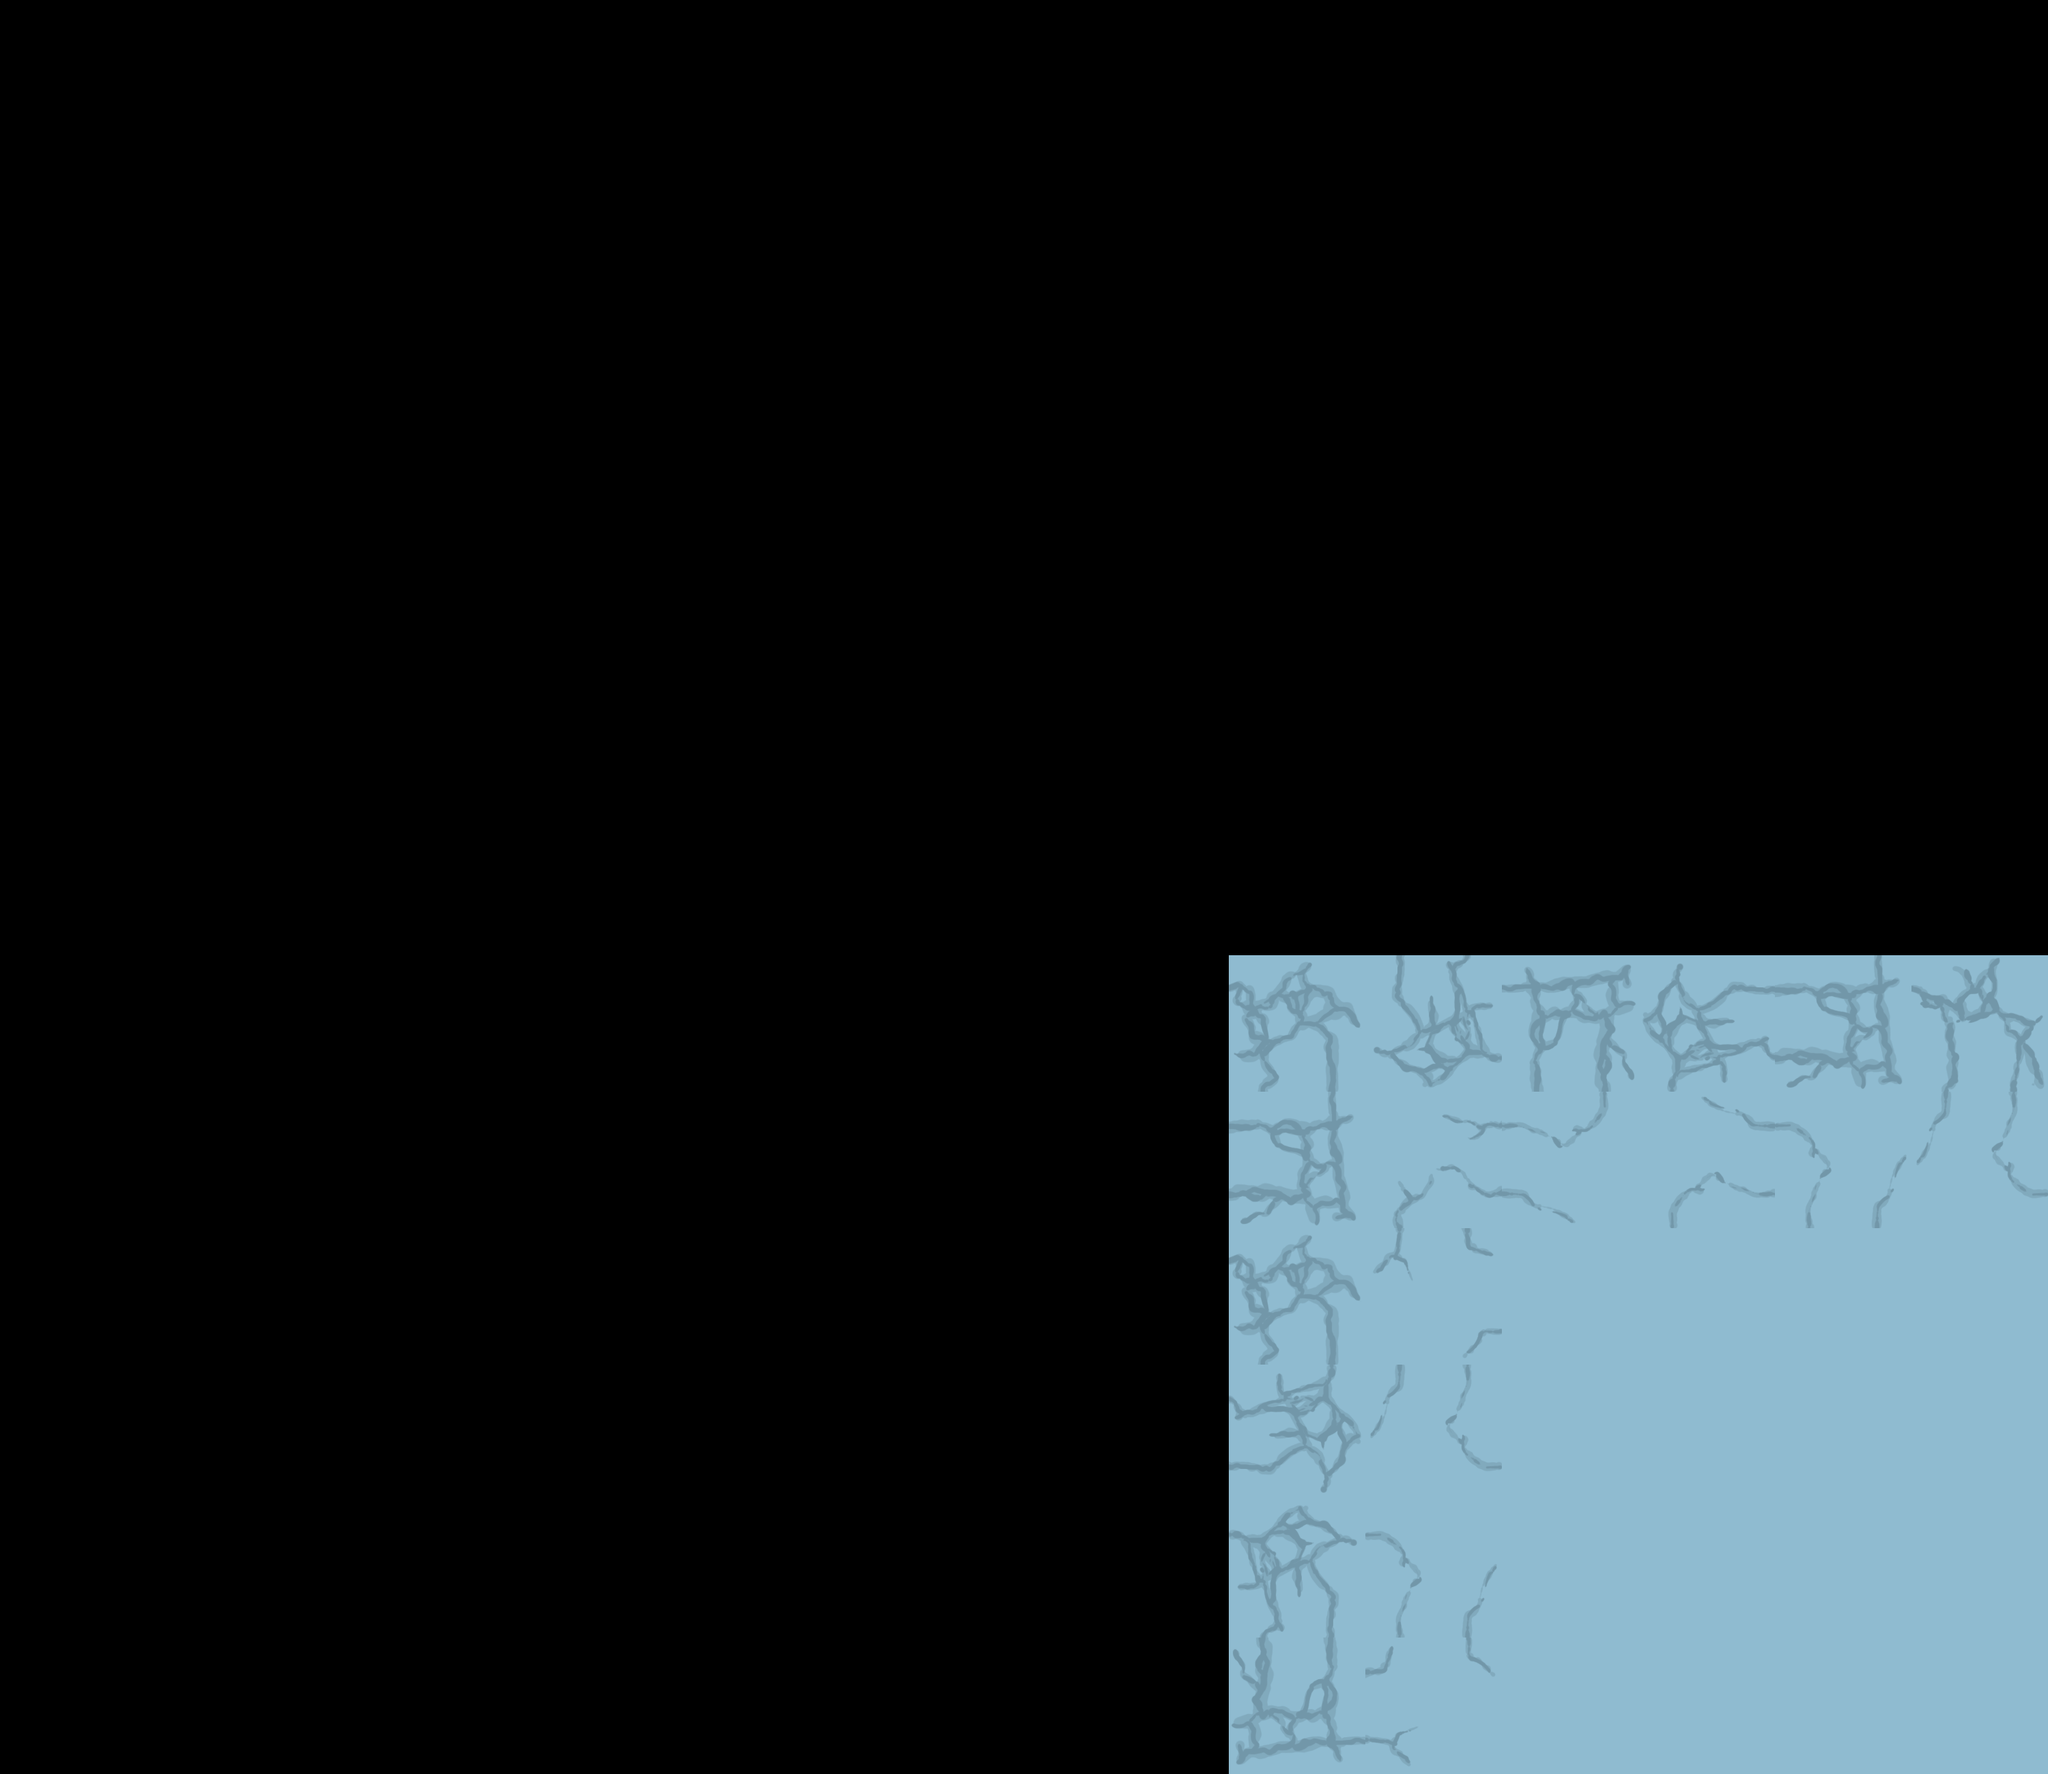

Rendered tile map (Tiled .tmx) drawn with the repository's tilesets; below, a short description and the map source with its tile grids summarised:
An orthogonal 15x13 tile map with 200x200 px tiles, 1 tile layer (Calque de Tile 1).

<map version="1.0" orientation="orthogonal" renderorder="right-down" width="15" height="13" tilewidth="200" tileheight="200" nextobjectid="1">
 <tileset firstgid="1" name="Gonfli" tilewidth="200" tileheight="200" tilecount="20">
  <tile id="0">
   <image width="200" height="200" source="../../Sprites/Back-Grass1.png" />
  </tile>
  <tile id="1">
   <image width="200" height="200" source="../../Sprites/Back-Grass2.png" />
  </tile>
  <tile id="2">
   <image width="200" height="200" source="../../Sprites/Back-Grass3.png" />
  </tile>
  <tile id="3">
   <image width="200" height="200" source="../../Sprites/Back-Grass4.png" />
  </tile>
  <tile id="4">
   <image width="200" height="200" source="../../Sprites/Back-Grass5.png" />
  </tile>
  <tile id="5">
   <image width="200" height="200" source="../../Sprites/FrontGrass1.png" />
  </tile>
  <tile id="6">
   <image width="200" height="200" source="../../Sprites/FrontGrass2.png" />
  </tile>
  <tile id="7">
   <image width="200" height="200" source="../../Sprites/FrontGrass3.png" />
  </tile>
  <tile id="8">
   <image width="200" height="200" source="../../Sprites/Ground-Blocks1.png" />
  </tile>
  <tile id="9">
   <image width="200" height="200" source="../../Sprites/Ground-Blocks2.png" />
  </tile>
  <tile id="10">
   <image width="200" height="200" source="../../Sprites/Ground-Blocks3.png" />
  </tile>
  <tile id="11">
   <image width="200" height="200" source="../../Sprites/Ground-Blocks4.png" />
  </tile>
  <tile id="12">
   <image width="200" height="200" source="../../Sprites/Ground-Blocks-Empty.png" />
  </tile>
  <tile id="13">
   <image width="200" height="200" source="../../Sprites/Ground-Blocks-Soft1.png" />
  </tile>
  <tile id="14">
   <image width="200" height="200" source="../../Sprites/Ground-Blocks-Soft2.png" />
  </tile>
  <tile id="15">
   <image width="200" height="200" source="../../Sprites/Ground-Blocks-Soft3.png" />
  </tile>
  <tile id="16">
   <image width="200" height="200" source="../../Sprites/Pic1.png" />
  </tile>
  <tile id="17">
   <image width="200" height="200" source="../../Sprites/Pic2.png" />
  </tile>
  <tile id="18">
   <image width="200" height="200" source="../../Sprites/Pic3.png" />
  </tile>
  <tile id="19">
   <image width="200" height="200" source="../../Sprites/Pic4.png" />
  </tile>
 </tileset>
 <layer name="Calque de Tile 1" width="15" height="13">
  <data>[195 cells, 36 non-empty, 8 distinct tile ids]</data>
 </layer>
</map>
